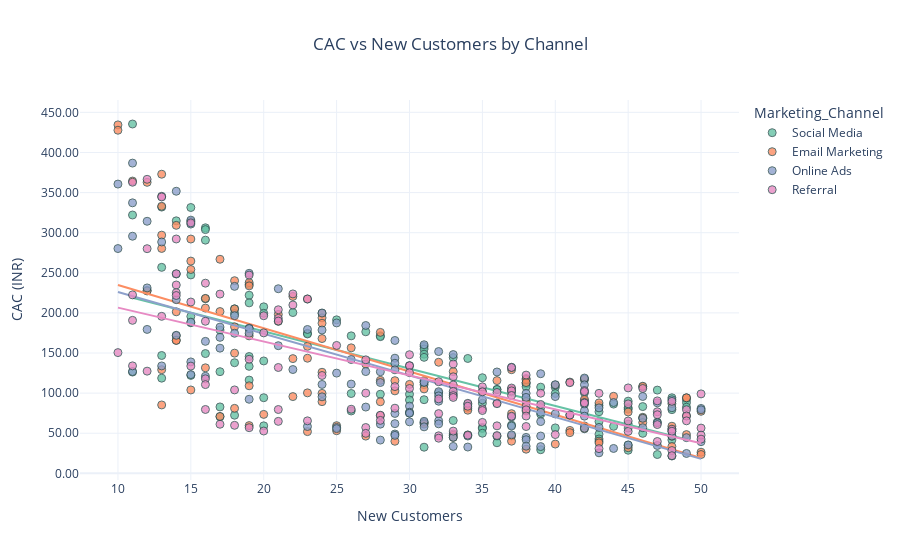

Here is the notebook cell this chart was saved with:
### Markdown cell above
# CAC vs New Customers

### Code cell
fig2 = px.scatter(df_sorted, x='New_Customers', y='CAC', color='Marketing_Channel',
                  title='CAC vs New Customers by Channel', trendline='ols',
                  labels={'CAC': 'CAC (INR)', 'New_Customers': 'New Customers'},
                  color_discrete_sequence=px.colors.qualitative.Set2,
                  hover_data=['CAC', 'New_Customers', 'Marketing_Spend'])
fig2.update_traces(marker=dict(size=8, opacity=0.8, line=dict(width=1, color='DarkSlateGrey')),
                   text=df_sorted['CAC'].round(2).astype(str), textposition='top center')
fig2.update_layout(xaxis_title='New Customers', yaxis_title='CAC (INR)', 
                   title_x=0.5, yaxis=dict(tickformat=".2f"))
fig2.show()
